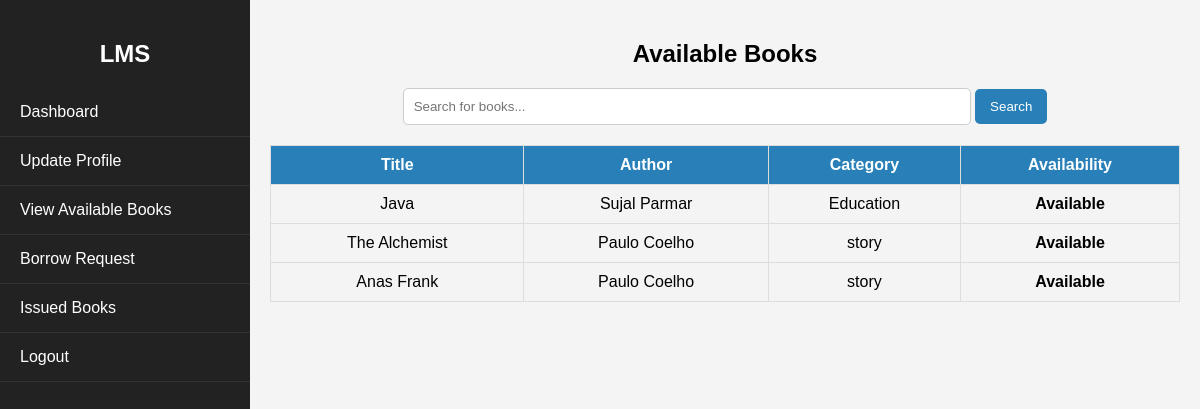
Page /pages/view_books.php (signed in) on the committed database.
### tables this page shows
CREATE TABLE `books` (
  `book_id` int(11) NOT NULL,
  `title` varchar(255) NOT NULL,
  `author_id` int(11) DEFAULT NULL,
  `category_id` int(11) DEFAULT NULL,
  `isbn` varchar(20) NOT NULL,
  `available_copies` int(10) UNSIGNED DEFAULT 0,
  `total_copies` int(11) DEFAULT 1,
  `added_at` timestamp NOT NULL DEFAULT current_timestamp()
);

### pages/view_books.php (the view, shortened to what this page needs)
<?php
include '../includes/db.php';
$query = "SELECT b.book_id, b.title,
               IFNULL(a.name, 'Unknown') AS author,
               IFNULL(c.name, 'Uncategorized') AS category,
               b.available_copies, b.total_copies
        FROM books b
        LEFT JOIN authors a ON b.author_id = a.author_id
        LEFT JOIN categories c ON b.category_id = c.category_id";
$result = mysqli_query($conn, $query);
?>
<!DOCTYPE html>
<html lang="en">
<head>
    <link rel="stylesheet" href="../assets/css/view_books.css">
</head>
<body>
<?php include 'sidebar.php'; ?>
<div class="main-content">
    <h2>Available Books</h2>
    <div class="search-container">
        <input type="text" id="searchInput" placeholder="Search for books...">
        <button id="searchBtn">Search</button>
    </div>
    <table id="booksTable">
        <thead>
            <tr>
                <th>Title</th>
                <th>Author</th>
                <th>Category</th>
                <th>Availability</th>
            </tr>
        </thead>
        <tbody>
            <?php while ($row = mysqli_fetch_assoc($result)) { ?>
                <tr>
                    <td><?php echo htmlspecialchars($row['title']); ?></td>
                    <td><?php echo isset($row['author']) ? htmlspecialchars($row['author']) : 'Unknown'; ?></td>
                    <td><?php echo isset($row['category']) ? htmlspecialchars($row['category']) : 'Uncategorized'; ?></td>
                    <td><?php echo ($row['available_copies'] > 0) ? 'Available' : 'Not Available'; ?></td>
                </tr>
            <?php } ?>
        </tbody>
    </table>
</div>
</body>
</html>

### assets/css/view_books.css (style rules this page uses)
body { font-family: Arial, sans-serif; margin: 0; padding: 0; background-color: #f4f4f4; }
.main-content { margin-left: 270px; padding: 20px; text-align: center; }
table { width: 100%; border-collapse: collapse; background: white; }
th, td { padding: 12px; border: 1px solid #ddd; text-align: left; }
th { background: #f4f4f4; }

### pages/view_books.php (style rules this page uses)
body { font-family: Arial, sans-serif; margin: 0; padding: 0; }
.main-content { margin-left: 250px; padding: 20px; }
h2 { text-align: center; margin-bottom: 20px; }
.search-container { text-align: center; margin-bottom: 20px; }
input[type="text"] { width: 60%; padding: 10px; border: 1px solid #ccc; border-radius: 5px; display: inline-block; }
button { padding: 10px 15px; background: #2980b9; color: white; border: none; cursor: pointer; border-radius: 5px; }
table { width: 100%; border-collapse: collapse; margin-top: 20px; }
th, td { border: 1px solid #ddd; padding: 10px; text-align: center; }
th { background: #2980b9; color: white; }
td { background: #f4f4f4; }
td:nth-child(4) { font-weight: bold; }

### pages/sidebar.php (style rules this page uses)
body { font-family: Arial, sans-serif; margin: 0; padding: 0; }

### rows in the picture
books: title "Java", author "Sujal Parmar", category "Education", available_copies "Available"
books: title "The Alchemist", author "Paulo Coelho", category "story", available_copies "Available"
books: title "Anas Frank", author "Paulo Coelho", category "story", available_copies "Available"
